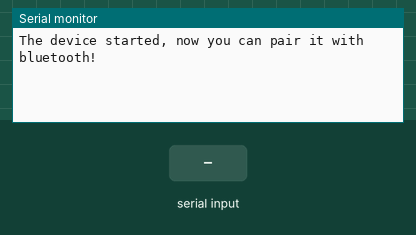
Recording of a sketch running on a simulated ESP32. Shown: the last lines printed to the serial monitor. Inputs (shaded band) come from the test bench. Nothing arrives over Bluetooth unless stated.

Above: at 1.2 s.
1.3 s: "1\n" received over the second serial link
At 1.6 s:
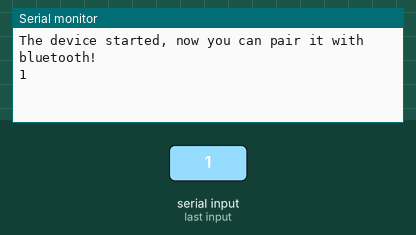
2.8 s: "0\n" received over the second serial link
At 4.0 s:
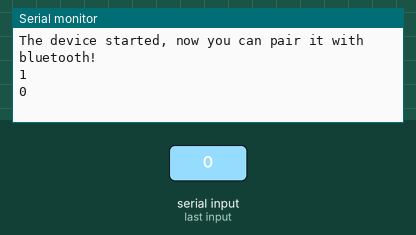
4.3 s: "2\n" received over the second serial link
At 5.1 s:
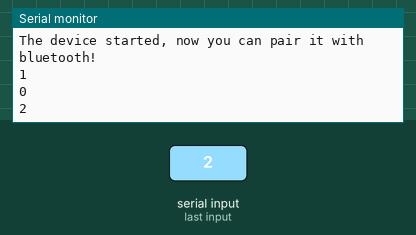

Measured:
- after the input at 1.3 s, the serial monitor: prints a new line at once (image 1)
- after the input at 2.8 s, the serial monitor: prints a new line at once (image 2)
- after the input at 4.3 s, the serial monitor: prints a new line at once (image 3)

The sketch:

Arduino.ino
```cpp
#include "BluetoothSerial.h"

#if !defined(CONFIG_BT_ENABLED) || !defined(CONFIG_BLUEDROID_ENABLED)
#error Bluetooth is not enabled! Please run `make menuconfig` to and enable it
#endif

BluetoothSerial SerialBT;

void setup()
{
  Serial.begin(9600);
  SerialBT.begin("ESP32test"); //Bluetooth device name
  Serial.println("The device started, now you can pair it with bluetooth!");
}

void loop()
{
  if (SerialBT.available())
  {
    String message = SerialBT.readStringUntil('\n');
    Serial.println(message);
    SerialBT.println("Message from ESP32");
  }
  delay(20);
}
```
